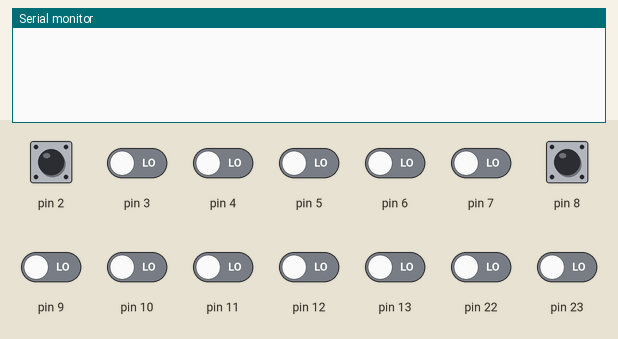
Recording of a sketch running on a simulated Arduino Uno, built with avr-gcc and run on an emulated ATmega328P. Parts: the last lines printed to the serial monitor. The inputs (shaded band) are chosen by the test bench; at power-on: pin 2, pin 8 HIGH, pin 3–7, pin 9–13, pin 22, pin 23 LOW.

Above: at 0.8 s.
0.9 s: pin 2 pulled LOW for 0.15 s
At 1.6 s:
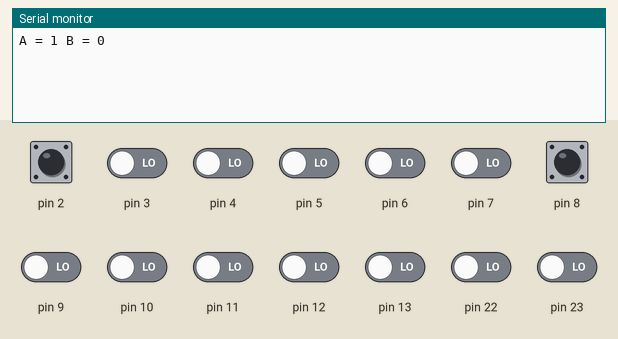
2.5 s: pin 8 pulled LOW for 0.15 s
At 2.9 s:
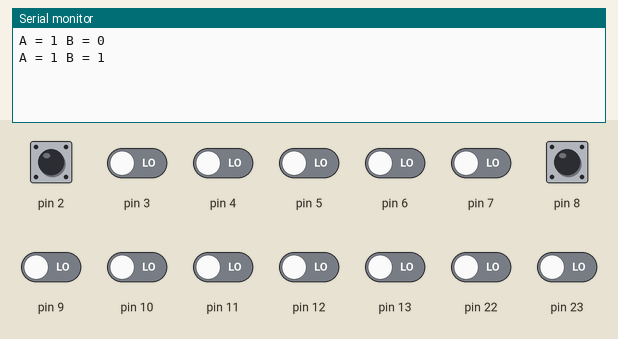
4.1 s: pin 2 pulled LOW for 1 s
At 5.3 s:
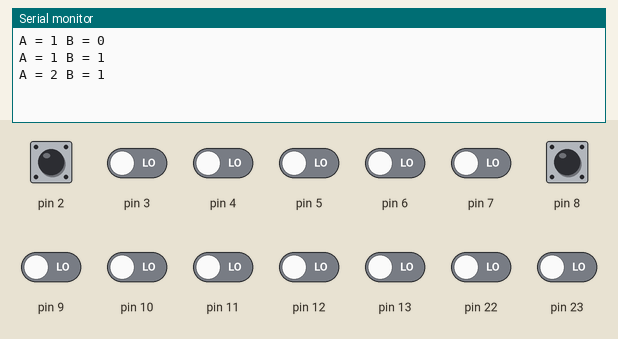
6.6 s: pin 8 pulled LOW for 1 s
At 7.2 s:
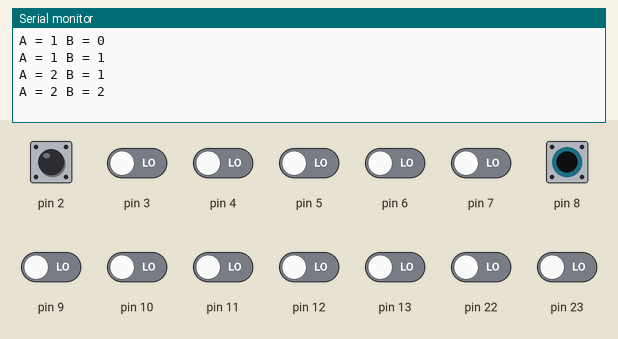
9.1 s: pin 2 pulsed LOW 2 times (0.12 s each, 0.3 s apart)
At 9.9 s:
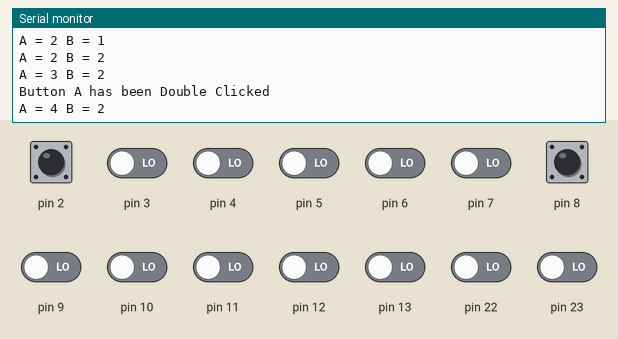
Timing chart, 0 to 12.1 s (numbered marks = the images above; inputs shaded):
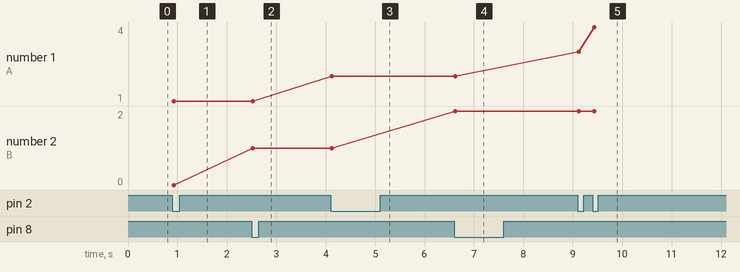

The sketch:

A2Q2Button.ino
```cpp
class Button
{
  public:
    unsigned char* port;
    unsigned char* pinR;
    unsigned char pin;
    bool previous = 0;
    bool waitFlag;
    bool clickFlag;
    bool normState;
    int deb;
    unsigned long start = (unsigned long) 0;
    unsigned long startClick = (unsigned long) 0;
    void (*Pressed) ();
    void (*DoubleClicked) ();

    Button(unsigned char portNo, unsigned char pinNo,int val, bool norm, bool intern)
    {
      pin = pinNo;
      deb = val;
      normState = norm;
      //set pointers to registers depending on the port
      switch(portNo)
      {
        case 'B': port = (unsigned char*)0x25; pinR = (unsigned char*)0x23; break;
        case 'C': port = (unsigned char*)0x28; pinR = (unsigned char*)0x26; break;
        case 'D': port = (unsigned char*)0x2B; pinR = (unsigned char*)0x29; break;
      }

      if (intern) *port |= (1<<pin); //if intern is 1 activate internal pull-up
    }
    void Refresh()
    {
      if (millis()- startClick > 500) //if no 2nd click was made within standard period (500ms)
      {
        clickFlag = 0; //stop waiting for second click
      }

      if (waitFlag == 1) //if waiting for debounce
      {
        if (millis() - start > deb)
        {
          bool current = ((*pinR &(1<<pin))!= (normState<<pin));
          if (current)
          {
            Pressed(); //excecute the fuction pointed to by *pressed
            waitFlag = 0; //stop waiting for debounce
            clickFlag = 1; //Turn on the click flag
            startClick = millis(); //take the time until next click in case  of double clicking
          }
        }
      }
      else
      {
        bool current = ((*pinR & (1<<pin))!= (normState<<pin));
        if (current && !previous) //to detect the transition
        {
          if (clickFlag == 1) //if we are still waiting for 2nd click
          {
            DoubleClicked(); //excecute the function pointed to by *DoubleClicked
            clickFlag = 0;
          }
          start = millis();
          waitFlag = 1;
        }
        previous = current;
      }
    }

};

unsigned int A_count=0, B_count=0, C_count=0, D_count=0, E_count=0;
Button A('D', 2, 20, 1, 1);
Button B('B', 0, 20, 1, 1);

void setup()
{
  Serial.begin(9600);
  A.Pressed=A_gets_pressed;
  A.DoubleClicked = A_double;
  B.Pressed=B_gets_pressed;
  B.DoubleClicked = B_double;
  while(1)
  {
    A.Refresh();
    B.Refresh();
  }
}

void A_double()
{
  Serial.println("Button A has been Double Clicked");
}
void B_double()
{
  Serial.println("Button B has been Double Clicked");
}
void A_gets_pressed()
{
  A_count++;
  print();
}
void B_gets_pressed()
{
  B_count++;
  print();
}

void print()
{
  Serial.print("A = ");
  Serial.print(A_count);
  Serial.print(" B = ");
  Serial.println(B_count);
}
```

Measured:
- after the input at 0.9 s, the serial monitor: prints a new line at once (image 1)
- after the input at 2.5 s, the serial monitor: prints a new line at once (image 2)
- after the input at 4.1 s, the serial monitor: prints a new line at once (image 3)
- after the input at 6.6 s, the serial monitor: prints a new line at once (image 4)
- after the input at 9.1 s, the serial monitor: prints a new line at once (image 5)
- plotted number 1: 1 → 2 after the input at 4.1 s, 2 → 4 after the input at 9.1 s
